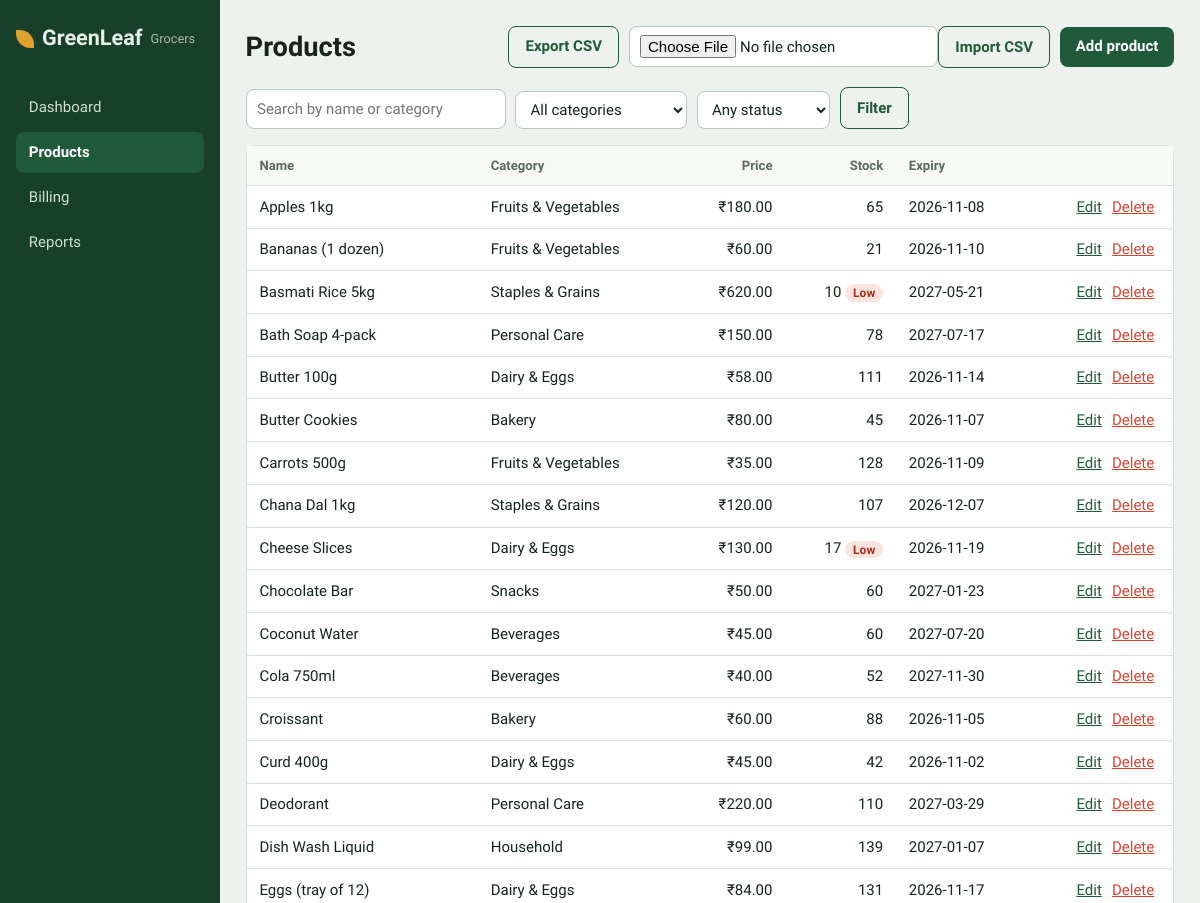
Before: /products (signed in, upper part) with the older database file.
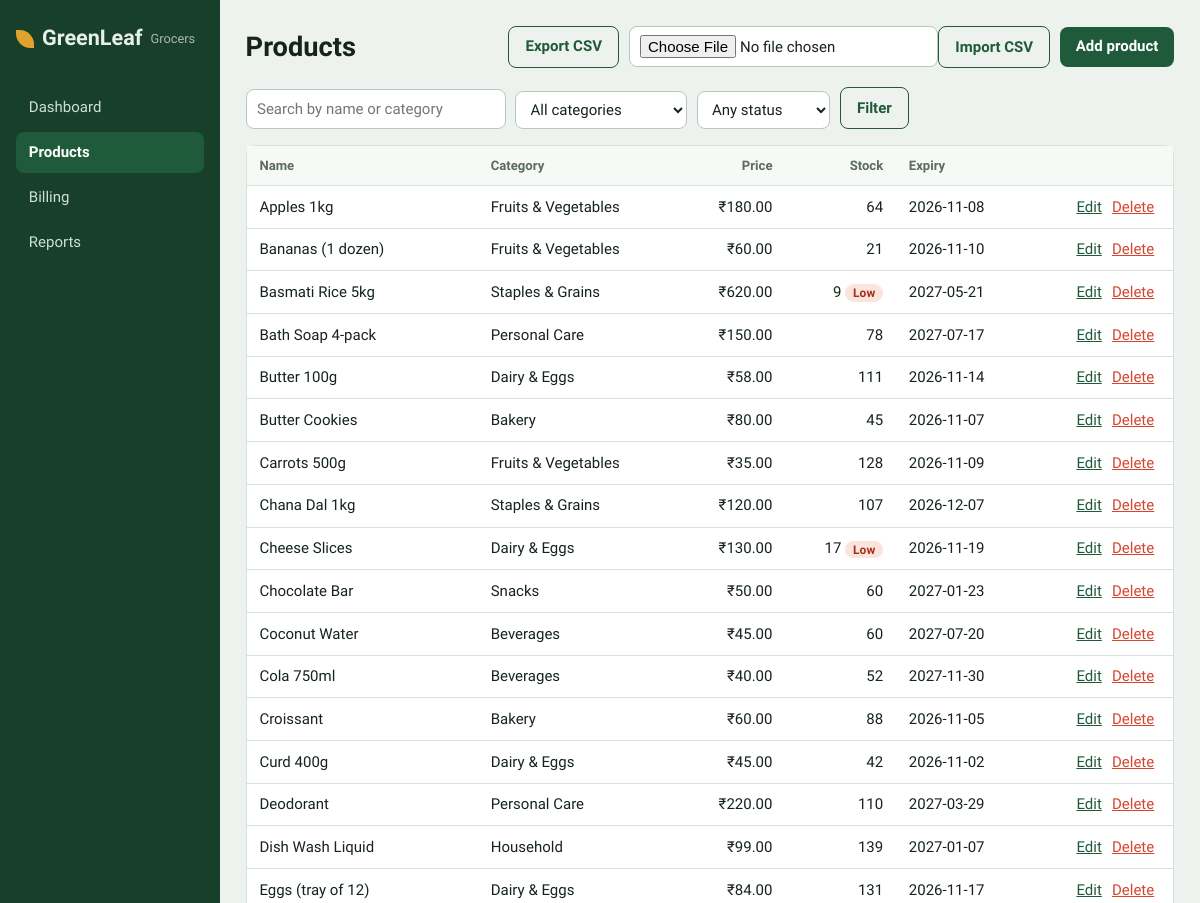
After: the same page with the newer database file.
### tables this page shows
CREATE TABLE products(
  product_id INTEGER PRIMARY KEY AUTOINCREMENT,
  name TEXT NOT NULL,
  category TEXT NOT NULL,
  unit_price REAL NOT NULL CHECK(unit_price >= 0),
  stock_qty INTEGER NOT NULL DEFAULT 0 CHECK(stock_qty >= 0),
  reorder_level INTEGER NOT NULL DEFAULT 10 CHECK(reorder_level >= 0),
  expiry_date TEXT,
  supplier_id INTEGER REFERENCES suppliers(supplier_id) ON DELETE SET NULL);

### routes.py (the view)
@bp.route("/products")
@login_required(["admin"])
def products():
    q, cat, status = (request.args.get(k, "").strip() for k in ("q", "category", "status"))
    rows = models.search_products(get_db(), q, cat, status)
    return render_template("products.html", rows=rows, q=q, cat=cat, status=status, categories=CATEGORIES)

### database.py (called while the page is built)
def connect(path):
    conn = sqlite3.connect(path)
    conn.row_factory = sqlite3.Row
    conn.execute("PRAGMA foreign_keys = ON")
    return conn

def get_db():
    if "db" not in g:
        g.db = connect(current_app.config["DATABASE"])
    return g.db

### models.py (called while the page is built)
def search_products(db, q="", category="", status=""):
    sql = "SELECT * FROM products WHERE 1=1"
    args = []
    if q:
        sql += " AND (name LIKE ? OR category LIKE ?)"
        args += [f"%{q}%", f"%{q}%"]
    if category:
        sql += " AND category=?"
        args.append(category)
    if status == "low":
        sql += " AND stock_qty <= reorder_level"
    elif status == "expiring":
        sql += " AND expiry_date IS NOT NULL AND expiry_date <= date('now','+15 days')"
    return db.execute(sql + " ORDER BY name", args).fetchall()

### utils.py (called while the page is built)
def login_required(roles=None):
    def deco(fn):
        @wraps(fn)
        def wrapper(*a, **kw):
            if "user_id" not in session:
                return redirect(url_for("main.login"))
            if roles and session.get("role") not in roles:
                flash("You do not have permission to open that page.", "error")
                return redirect(url_for("main.home"))
            return fn(*a, **kw)
        return wrapper
    return deco

### templates/products.html (shortened to what this page needs)
{% extends "base.html" %}
{% block body %}
<header class="head"><h1>Products</h1>
  <div class="actions">
    <a class="btn ghost" href="{{ url_for('main.products_export') }}">Export CSV</a>
    <form action="{{ url_for('main.products_import') }}" method="post" enctype="multipart/form-data" class="inline">
      <input type="file" name="file" accept=".csv" required><button class="btn ghost">Import CSV</button></form>
    <a class="btn" href="{{ url_for('main.product_add') }}">Add product</a>
  </div>
</header>
<form class="filters" method="get">
  <input name="q" value="{{ q }}" placeholder="Search by name or category">
  <select name="category"><option value="">All categories</option>
    {% for c in categories %}<option {{ 'selected' if c == cat }}>{{ c }}</option>{% endfor %}</select>
  <select name="status"><option value="">Any status</option>
    <option value="expiring" {{ 'selected' if status == 'expiring' }}>Expiring soon</option></select>
  <button class="btn ghost">Filter</button>
</form>
<div class="panel flush"><div class="scroll"><table>
  <thead><tr><th>Name</th><th>Category</th><th class="r">Price</th><th class="r">Stock</th><th>Expiry</th><th></th></tr></thead>
  <tbody>
  {% for p in rows %}
  <tr><td>{{ p.name }}</td><td>{{ p.category }}</td><td class="r">₹{{ '%.2f'|format(p.unit_price) }}</td>
    <td class="r">{{ p.stock_qty }} {% if p.stock_qty <= p.reorder_level %}<b class="tag bad">Low</b>{% endif %}</td>
    <td>{{ p.expiry_date or '-' }}</td>
    <td class="r"><a href="{{ url_for('main.product_edit', pid=p.product_id) }}">Edit</a>
      <form class="inline" method="post" action="{{ url_for('main.product_delete', pid=p.product_id) }}"
            onsubmit="return confirm('Delete this product?')"><button class="link danger">Delete</button></form></td></tr>
  {% else %}<tr><td colspan="6" class="empty">No products match. Clear the filters or add a product.</td></tr>{% endfor %}
  </tbody></table></div></div>
{% endblock %}

### templates/base.html (shortened to what this page needs)
<!doctype html>
<html lang="en">
<head>
<link rel="stylesheet" href="{{ url_for('static', filename='style.css') }}">
</head>
<body>
{% if session.user_id %}
<aside class="side">
  <div class="brand"><span class="leaf"></span>GreenLeaf<small>Grocers</small></div>
  <nav>
    {% if session.role == 'admin' %}
    <a href="{{ url_for('main.home') }}" class="{{ 'on' if request.endpoint == 'main.home' }}">Dashboard</a>
    <a href="{{ url_for('main.products') }}" class="{{ 'on' if request.endpoint and request.endpoint.startswith('main.product') }}">Products</a>
    {% endif %}
    <a href="{{ url_for('main.billing') }}" class="{{ 'on' if request.endpoint == 'main.billing' }}">Billing</a>
    {% if session.role == 'admin' %}
    <a href="{{ url_for('main.reports_page') }}" class="{{ 'on' if request.endpoint == 'main.reports_page' }}">Reports</a>
    {% endif %}
  </nav>
</aside>
{% endif %}
<main class="{{ 'with-side' if session.user_id }}">
  {% block body %}{% endblock %}
</main>
</body>
</html>

### static/style.css (style rules this page uses)
:root { --ink:#16241b;--mute:#5b6b60;--bg:#eef2ee;--card:#fff;--line:#d9e2da;--green:#1f5a3a;--green2:#173f2a; --chili:#d6452f;--amber:#e0a22c;--r:10px }
* { box-sizing:border-box }
body { margin:0;font:15px/1.5 "Public Sans",system-ui,sans-serif;color:var(--ink);background:var(--bg) }
h1,h2,.brand,.kpi strong { font-family:"Bricolage Grotesque","Public Sans",system-ui,sans-serif }
h1 { font-size:1.7rem;margin:0 }
a { color:var(--green) }
.side { position:fixed;inset:0 auto 0 0;width:220px;background:var(--green2);color:#e6efe8;display:flex;flex-direction:column;padding:1.4rem 1rem }
.brand { font-size:1.35rem;font-weight:700;display:flex;align-items:center;gap:.5rem;margin-bottom:2rem }
.brand small { font-size:.8rem;font-weight:500;opacity:.7 }
.leaf { width:18px;height:18px;background:var(--amber);border-radius:0 80% 0 80%;display:inline-block }
.side nav { display:flex;flex-direction:column;gap:.2rem;flex:1 }
.side nav a { color:#cfe0d3;text-decoration:none;padding:.6rem .8rem;border-radius:8px }
.side nav a.on { background:var(--green);color:#fff;font-weight:600 }
main { padding:1.6rem;max-width:1280px }
main.with-side { margin-left:220px }
.head { display:flex;justify-content:space-between;align-items:flex-end;flex-wrap:wrap;gap:1rem;margin-bottom:1.2rem }
.actions { display:flex;gap:.6rem;align-items:center;flex-wrap:wrap }
.panel { background:var(--card);border:1px solid var(--line);border-radius:var(--r);padding:1.1rem }
.panel.flush { padding:0 }
.btn { background:var(--green);color:#fff;border:0;border-radius:8px;padding:.55rem 1rem;font:inherit;font-weight:600;cursor:pointer;text-decoration:none;display:inline-block }
.btn.ghost { background:transparent;color:var(--green);border:1px solid var(--green) }
.link { background:none;border:0;color:var(--green);cursor:pointer;font:inherit;padding:0 .4rem;text-decoration:underline }
.link.danger { color:var(--chili) }
input,select { font:inherit;padding:.5rem .65rem;border:1px solid #b9c7bc;border-radius:8px;background:#fff;color:var(--ink);max-width:100% }
.filters { display:flex;gap:.6rem;flex-wrap:wrap;align-items:flex-end;margin-bottom:1rem }
.filters input[name=q] { min-width:260px }
.inline { display:inline }
.scroll { overflow-x:auto }
table { width:100%;border-collapse:collapse }
th,td { padding:.6rem .8rem;border-bottom:1px solid var(--line);text-align:left }
th { font-size:.82rem;color:var(--mute);font-weight:600;background:#f6f9f6 }
.r { text-align:right }
.tag { font-size:.75rem;padding:.1rem .5rem;border-radius:99px;font-weight:600 }
.tag.bad { background:#fbe3de;color:#a5301e }

Changed rows visible on the page:
changed products "Apples 1kg": stock_qty "65" → "64"
changed products "Basmati Rice 5kg": stock_qty "10" → "9"
